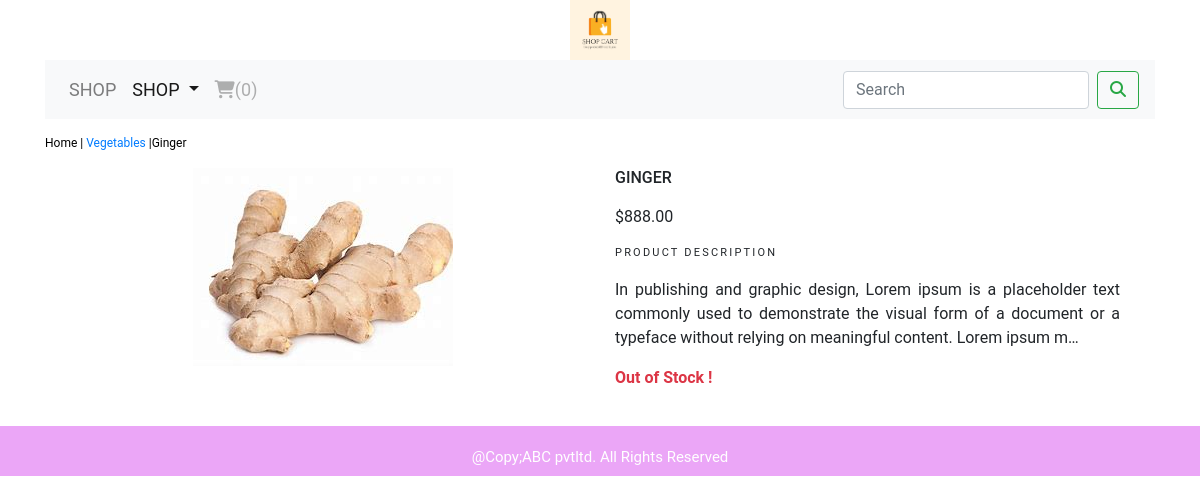
The page /shop/vegetables/ginger/ on the database its author committed.
### shop/models.py (models this page shows, shortened)
class Product(models.Model):
    name = models.CharField(max_length=250, unique=True)
    slug = models.SlugField(max_length=250, unique=True)
    description=models.TextField(blank=True)
    price=models.DecimalField(max_digits=10,decimal_places=2)
    category=models.ForeignKey(Category,on_delete=models.CASCADE)
    image=models.ImageField(upload_to='products',blank=True)
    stock=models.IntegerField()
    available=models.BooleanField(default=True)
    created=models.DateTimeField(auto_now_add=True)
    updated=models.DateTimeField(auto_now=True)
    class Meta:
        ordering=('name',)
        verbose_name='product'
        verbose_name_plural= 'products'

class Category(models.Model):
    name=models.CharField(max_length=250,unique=True)
    slug=models.SlugField(max_length=250,unique=True)
    description=models.TextField(blank=True)
    image=models.ImageField(upload_to='category',blank=True)
    class Meta:
        ordering=('name',)
        verbose_name='category'
        verbose_name_plural = 'categories'
    def __str__(self):
        return '{}'.format(self.name)
    def get_url(self):
        return  reverse('shop:product_by_category',args=[self.slug])

### shop/views.py (the view)
# urls.py: path('<slug:c_slug>/<slug:product_slug>/', views.proDetail, name='productCatDetail')
def proDetail(request,c_slug,product_slug):
    try:
        product=Product.objects.get(category__slug=c_slug,slug=product_slug)
    except Exception as e:
        raise  e
    return render(request,'product.html',{'product':product})

### scart/context_processors.py (called while the page is built)
def counter(request):
    item_count=0
    if 'admin' in request.path:
        return {}
    else:
        try:
            cart=Cart.objects.filter(cart_id=_cart_id(request))
            cart_items=CartItem.objects.all().filter(cart=cart[:1])
            for cart_item in cart_items:
                item_count += cart_item.quantity
        except Cart.DoesNotExist:
            item_count=0
    return dict(item_count=item_count)

### scart/views.py (called while the page is built)
def _cart_id(request):
    cart=request.session.session_key
    if not cart:
        cart=request.session.create()
    return cart

### shop/context_processors.py (called while the page is built)
def menu_links(request):
    links= Category.objects.all()
    return dict(links=links)

### templates/product.html (shortened to what this page needs)
{% extends 'base.html' %}
{% load static %}
{% block content %}
<div class="my-product-row">
  <div class="mx-auto">
   <p> <a href="{% url 'shop:allproductCat' %}"></a>Home | <a href="{{product.category.get_url}}">{{product.category}}</a> |{{product.name}}</p>
  </div>
  <div class="container">
  <div class="row">
    <div class=" col-12col-md-12 col-sm-12 col-lg-6 text-center">
      <div style="min-width:18rem;">
        <img src="{{product.image.url}}" alt="{{product.name}}">
      </div>
    </div>
      <div class=" col-12 col-md-12  col-sm-12 col-lg-6">
        <div>
        <h1 class="product-title">{{product.name}}</h1>
        <p>${{product.price}}</p>
        <p class="my-title">Product description</p>
        <p class=" text-justify my-product-text">{{product.description}}</p>
        {% if product.stock <= 0 %}
        <p class="text-justify my-product-text text-danger"><b>Out of Stock !</b></p>
        {% else %}
        <a  class="btn btn-primary" href="{% url 'scart:add_cart' product.id %}">Add to Cart</a>
        {% endif %}
      </div>
    </div>
  </div>
  </div>
</div>
{% endblock %}

### static/css/custom.css (style rules this page uses)
body { font-family: 'Roboto', sans-serif; }
.my-title { font-size:11px; text-transform:uppercase; letter-spacing:0.2em; }
.my-product-row { padding-top:15px; padding-bottom:20px; }
.my-product-row .mx-auto { color:#000; font-size:12px; text-decoration:none; }
.product-title { font-size:16px; text-transform:uppercase; letter_spacing:0.2em: padding-top:15px; padding-bottom:10px; }
.my-product-text { padding-right:20px; }

### rows shown on the page
Product: category "Vegetables", name "Ginger", image (picture), name "GINGER", price "888.00", description "In publishing and graphic design, Lorem ipsum is a placeholder text commonly used to demonstrate the visual form of a document or a typeface without relying on meaningful content. Lorem ipsum m…"

### other values the page prints
{{ item_count }} "0"
